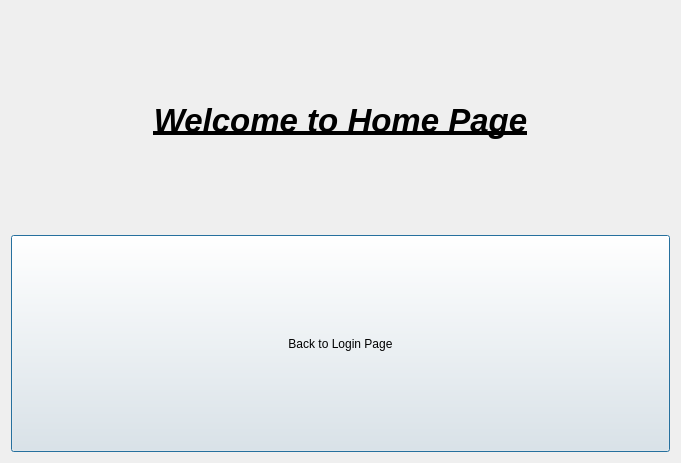
<?xml version="1.0" encoding="UTF-8"?>
<ui version="4.0">
 <class>Homepage</class>
 <widget class="QDialog" name="Homepage">
  <property name="geometry">
   <rect>
    <x>0</x>
    <y>0</y>
    <width>681</width>
    <height>463</height>
   </rect>
  </property>
  <property name="windowTitle">
   <string>Dialog</string>
  </property>
  <layout class="QGridLayout" name="gridLayout">
   <item row="0" column="0">
    <layout class="QVBoxLayout" name="verticalLayout">
     <item>
      <widget class="QLabel" name="label">
       <property name="font">
        <font>
         <pointsize>25</pointsize>
         <italic>true</italic>
         <bold>true</bold>
         <underline>true</underline>
        </font>
       </property>
       <property name="text">
        <string>Welcome to Home Page</string>
       </property>
       <property name="alignment">
        <set>Qt::AlignCenter</set>
       </property>
      </widget>
     </item>
     <item>
      <widget class="QPushButton" name="returntologinpagebutton">
       <property name="sizePolicy">
        <sizepolicy hsizetype="Preferred" vsizetype="Preferred">
         <horstretch>0</horstretch>
         <verstretch>0</verstretch>
        </sizepolicy>
       </property>
       <property name="text">
        <string>Back to Login Page</string>
       </property>
      </widget>
     </item>
    </layout>
   </item>
  </layout>
 </widget>
 <resources/>
 <connections/>
</ui>
